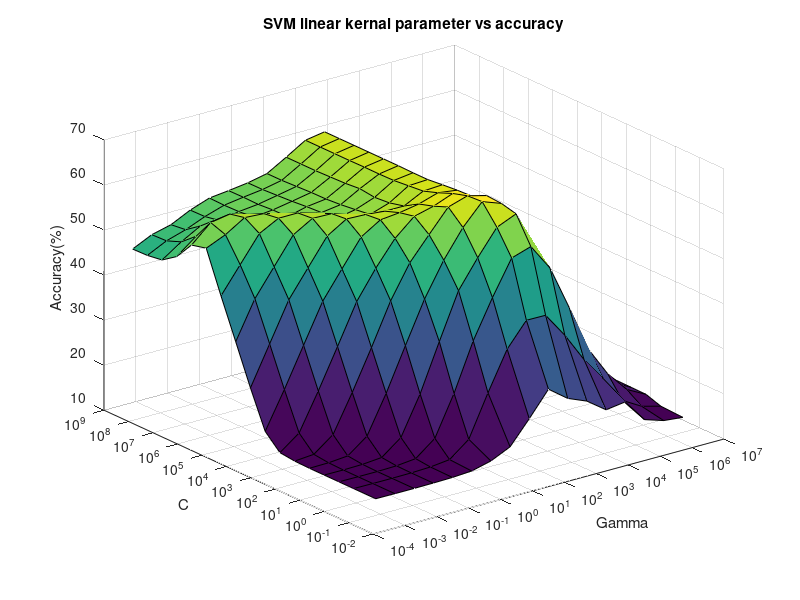

MATLAB code to generate this figure:
load('svm_result3.mat');
gamma = [2^-11, 2^-9, 2^-7, 2^-5, 2^-3, 2^-1, 2^1, 2^3, 2^5, 2^7, 2^9, 2^11, 2^13, 2^15, 2^17, 2^19, 2^21];
C = [2^-4, 2^-1, 2^1, 2^3, 2^5, 2^7, 2^9, 2^11, 2^13, 2^15, 2^17, 2^19, 2^21, 2^23, 2^25, 2^27, 2^29];


num_g = numel(gamma);
num_c = numel(C);

% Z = zeros(num_c, num_g,1);
% 
% Z(1:8,1:6) = svm_result1;
% Z(9:13, 7:11) = svm_result2;


surf(gamma, C, svm_result)

set(gca,'XScale','log')
set(gca,'yScale','log')

xlabel('Gamma')
ylabel('C')
zlabel('Accuracy(%)')

title('SVM linear kernal parameter vs accuracy')